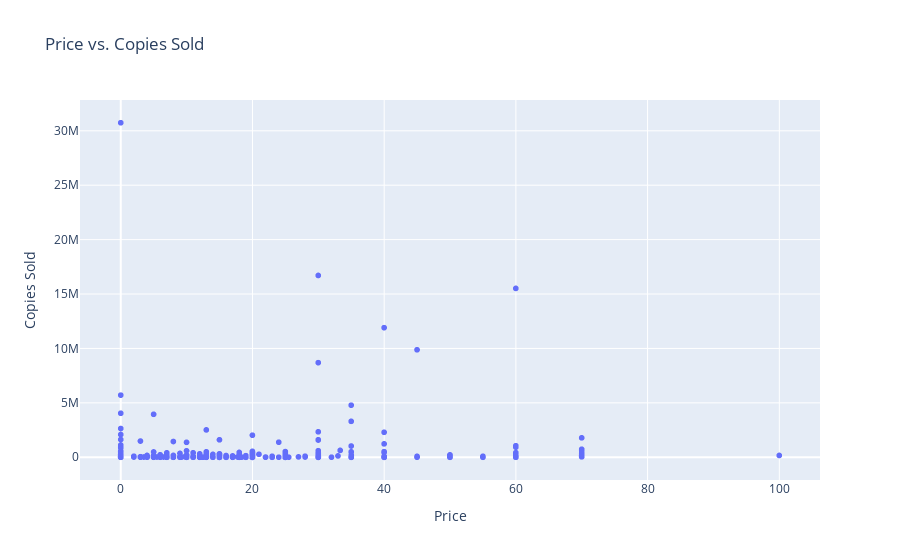

Notebook cell for this chart:
### Code cell
#scatter plot for price vs. copies sold
df['copies_sold'] = df['copies_sold'].astype(int)
fig4 = px.scatter(df, x='price', y='copies_sold', title='Price vs. Copies Sold',
                labels={'price': 'Price', 'copies_sold': 'Copies Sold'},
                hover_data=['name'])
fig4.show()
# pyo.plot(fig4, filename='archive/price_vs_copies_sold_plotly.html')

### Figure 1 — Plotly figure (JSON) as saved in the notebook; plotly's stock layout.template omitted (floating-point values rounded to 4 significant figures; data arrays with more than 128 entries replaced by an {"elided": "..."} marker saying what was removed)
{"data": [{"customdata": {"elided": "1500x1 str values"}, "hovertemplate": "Price=%{x}<br>Copies Sold=%{y}<br>name=%{customdata[0]}<extra></extra>", "legendgroup": "", "marker": {"color": "#636efa", "symbol": "circle"}, "mode": "markers", "name": "", "showlegend": false, "type": "scattergl", "x": {"elided": "1500 float values"}, "xaxis": "x", "y": {"elided": "1500 int values"}, "yaxis": "y"}], "layout": {"legend": {"tracegroupgap": 0}, "title": {"text": "Price vs. Copies Sold"}, "xaxis": {"anchor": "y", "domain": [0, 1], "title": {"text": "Price"}}, "yaxis": {"anchor": "x", "domain": [0, 1], "title": {"text": "Copies Sold"}}}}
